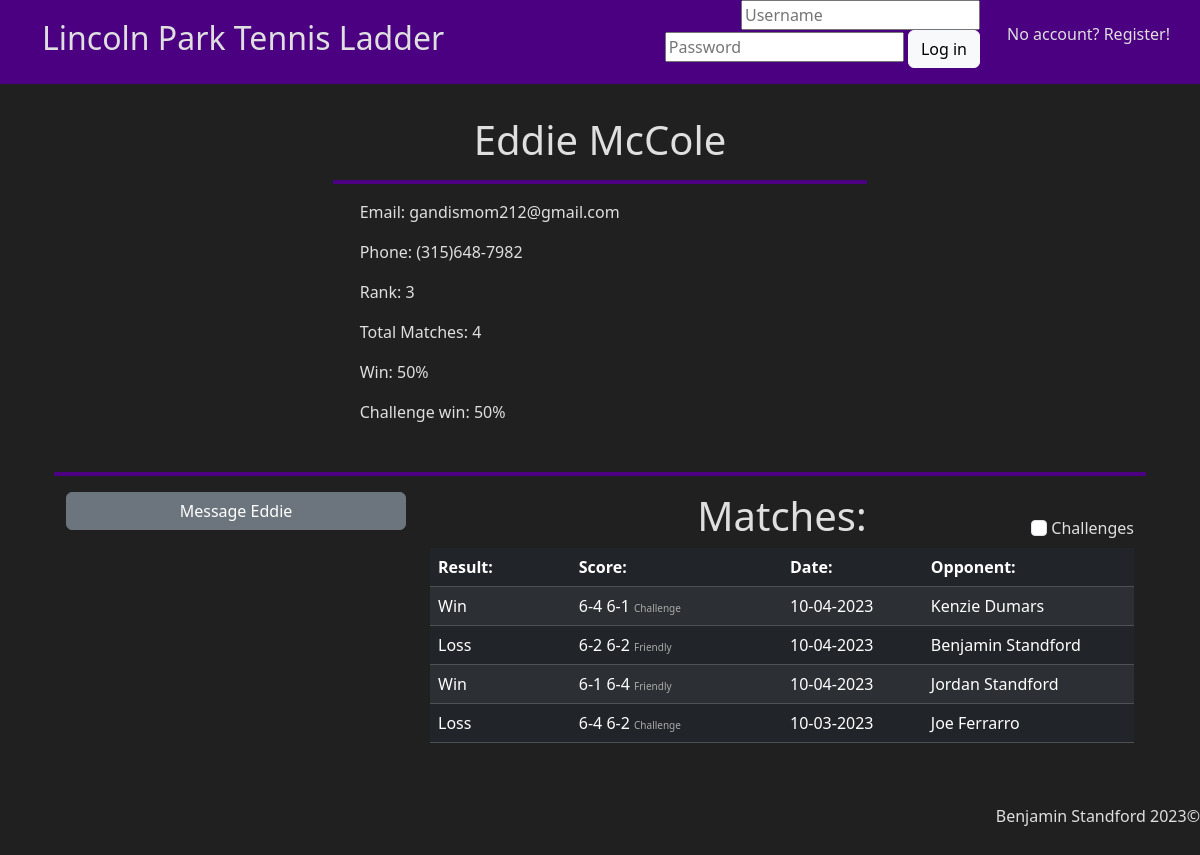
Screenshot of /profile?id=4 with the database file from the repository.
### app/helpers.py (models this page shows, shortened)
class User(db.Model):
    id = db.Column(db.Integer(), primary_key=True)
    first= db.Column(db.String(255), nullable=False)
    last = db.Column(db.String(255), nullable=False)
    username = db.Column(db.String(255), unique=True, nullable=False)
    password = db.Column(db.LargeBinary, nullable=False)
    salt = db.Column(db.LargeBinary, nullable=False)
    email = db.Column(db.String(255), unique=True, nullable=False)
    phone = db.Column(db.String(255))
    rank = db.Column(db.Integer(), default=0)
    date_joined = db.Column(db.DateTime, default=datetime.utcnow)
    matches = db.relationship("Match", secondary=user_match, backref="players")
    temp_matches = db.relationship("Temp_match", secondary=user_temp, backref="players")
    matches_won = db.relationship("Match", backref="winner", foreign_keys="Match.winner_id", lazy=True)
    matches_lost = db.relationship("Match", backref="loser", foreign_keys="Match.loser_id", lazy=True)
    msg_sent = db.relationship("Chat", backref="sender", foreign_keys="Chat.sender_id", lazy=True)
    msg_received = db.relationship("Chat", backref="recipient", foreign_keys="Chat.recipient_id", lazy=True)

class Match(db.Model):
    id = db.Column(db.Integer, primary_key=True)
    score = db.Column(db.String(50))
    winner_id = db.Column(db.Integer, db.ForeignKey("user.id"))
    loser_id = db.Column(db.Integer, db.ForeignKey("user.id"))
    date_played = db.Column(db.DateTime, default=datetime.utcnow)
    match_type = db.Column(db.String(50))

### app/routes.py (the view)
@app.route("/profile")
def profile():
        id = request.args.get('id')
        profile, stats = h.get_profile(id)
        if "USER" in session:
            try:
                messages = h.get_private_messages(profile.id, session["USER"])
                return render_template("profile.html", profile=profile, stats=stats, messages=messages)
            except KeyError:
                print("Exception caught! KeyError")
                return render_template("profile.html", profile=profile, stats=stats)
        else:
            return render_template("profile.html", profile=profile, stats=stats)

### app/helpers.py (called while the page is built)
def remove_timestamp(match):
    match.date = match.date_played.strftime(c.TIMESTAMP_DATE_ONLY)
    return match

### app/templates/profile.html (shortened to what this page needs)
{% extends "layout.html" %}
{% block main %}
    <div class="container">
        <div class="p-3"></div>
        <div class="row justify-content-center">
            {% if "USER" in session %}
                {% if profile.id != session["USER"] %}
                    <div class="col-12 col-lg-6">
                        <h1 class="text-center">{{ profile.first }} {{ profile.last }}</h1>
                        <hr class="border-4 opacity-100">
                        <div style="padding-left: 5%">
                            <p>Email: {{ profile.email }}</p>
                            <p>Phone: {{ profile.phone }}</p>
                            <p>Rank: {{ profile.rank }}</p>
                            <p>Total Matches: {{ stats[0] }}</p>
                            <p>Win: {{ stats[1] }}</p>
                            <p>Challenge win: {{ stats[2] }}</p>
                        </div>
                    </div>
                {% else %}
                    <div class="col-12 col-lg-6">
                        <h1 class="text-center">{{ profile.first }} {{ profile.last }}</h1>
                        <hr class="border-4 opacity-100">
                        <div style="padding-left: 5%">
                            <p>Email: {{ profile.email }}</p>
                            <p>Phone: {{ profile.phone }}</p>
                            <p>Rank: {{ profile.rank }}</p>
                            <p>Total Matches: {{ stats[0] }}</p>
                            <p>Win: {{ stats[1] }}</p>
                            <p>Challenge win: {{ stats[2] }}</p>
                        </div>
                        <div class="row justify-content-center">
                            <div class="col-auto">
                                <div><a href="/input"><button class="btn btn-secondary" type="button">Input Match Results</button></a></div>
                            </div>
                            <div class="col-auto">
                                <div><a href="/confirm"><button class="btn btn-secondary" type="button">Confirm Match Results</button></a></div>
                            </div>
                        </div>
                    </div>
                {% endif %}
            {% else %}
                <div class="col-12 col-lg-6">
                    <h1 class="text-center">{{ profile.first }} {{ profile.last }}</h1>
                    <hr class="border-4 opacity-100">
                    <div style="padding-left: 5%">
                        <p>Email: {{ profile.email }}</p>
                        <p>Phone: {{ profile.phone }}</p>
                        <p>Rank: {{ profile.rank }}</p>
                        <p>Total Matches: {{ stats[0] }}</p>
                        <p>Win: {{ stats[1] }}</p>
                        <p>Challenge win: {{ stats[2] }}</p>
                    </div>
            {% endif %}
        </div>
        <div class="row justify-content-center">
            <div class="p-3"></div>
            <hr class="border-4 opacity-100">
            <div class="col-12 col-lg-4" id="chat-col">
                <button class="btn btn-secondary mb-3" id="chat-btn" style="width: 100%" type="button" data-bs-toggle="collapse" data-bs-target="#collapseExample" aria-expanded="false" aria-controls="collapseExample">
                    Message {{ profile.first}}
                </button>
            </div>
            <div class="col-12 col-lg-8">
                <div class="row justify-content-start">
                    <div class="col-4"></div>
                    <div class="col-4 text-center">
                        <h1 class=>Matches:</h1>
                    </div>
                    <div class="col-4 text-end align-self-end pb-2">
                        <input class="form-check-input" name="filter" type="checkbox" id="filter" autocomplete="off">
                        <label for="filter" class="form--check-label">Challenges</label>
                    </div>
                </div>
                <table class="table table-dark table-striped table-hover">
                    <thead>
                        <tr>
                            <th style="width: 20%">Result:</th>
                            <th style="width: 30%">Score:</th>
                            <th style="width: 20%">Date:</th>
                            <th style="width: 30%">Opponent:</th>
                        </tr>
                    </thead>
                    <tbody id="all-matches">
                        {% for match in profile.matches|sort(attribute='id', reverse=True)|sort(attribute='date_played', reverse=True) %}
                            <tr>
                                <td>
                                    {% if match.winner_id == profile.id %}
                                        Win
                                    {% else %}
                                        Loss
                                    {% endif %}
                                </td>
                                <td>{{ match.score }} <span class="muted">{{ match.match_type }}</span></td>
                                <td>{{ match.date }}</td>
                                {% if match.winner_id == profile.id %}
                                <td><a href="/profile?id={{ match.loser_id }}">
                                    {% if match.loser.first %}
                                        {{ match.loser.first }} {{ match.loser.last }}
                                    {% else %}
                                        [Account Deleted]
                                    {% endif %}</a></td>
                                {% else %}
                                <td><a href="/profile?id={{ match.winner_id }}">
                                    {% if match.winner.first %}
                                        {{ match.winner.first }} {{ match.winner.last }}
                                    {% else %}
                                        [Account Deleted]
                                    {% endif %}</a></td>
                                {% endif %}
                            </tr>
                        {% endfor %}
                    </tbody>
                </table>
            </div>
        </div>
    </div>
{% endblock %}

### app/static/styles.css (style rules this page uses)
body { background-color: #202020; color: #dfdfdf; }
a { color: inherit; text-decoration: none; }
hr { color:indigo; }
.muted { font-size: x-small; color: #aaa }

### rows the page displays
User: first "Eddie", last "McCole", email "gandismom212@gmail.com", phone "(315)648-7982", rank "3"
Match: shows "Win", score "6-4 6-1", match_type "Challenge", date "10-04-2023", loser.first "Kenzie", loser.last "Dumars"
Match: shows "Loss", score "6-2 6-2", match_type "Friendly", date "10-04-2023", winner.first "Benjamin", winner.last "Standford"
Match: shows "Win", score "6-1 6-4", match_type "Friendly", date "10-04-2023", loser.first "Jordan", loser.last "Standford"
Match: shows "Loss", score "6-4 6-2", match_type "Challenge", date "10-03-2023", winner.first "Joe", winner.last "Ferrarro"

### other values shown
{{ stats[0] }} "4"
{{ stats[1] }} "50%"
{{ stats[2] }} "50%"
